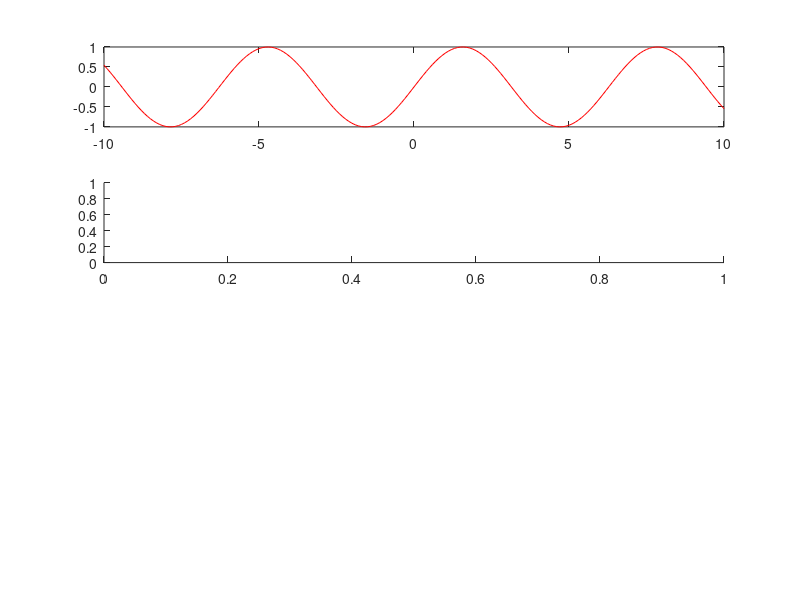

Reproduce this figure in MATLAB. (Note: this script raises an error after producing the figure.)
clc
t = -10:0.1:10  % 0.1 generates more x point data
y = sin(t)
z = cos(t)

 subplot(4,1,1);
 plot(t,y,'r');


 subplot(4,1,2);
 plot(t,z,'g''**bb');

 legend('sin','cos','sin / cos');

  subplot(4,1,3);
 plot(t,z,t,y);

 legend('sin','cos','sin / cos');



